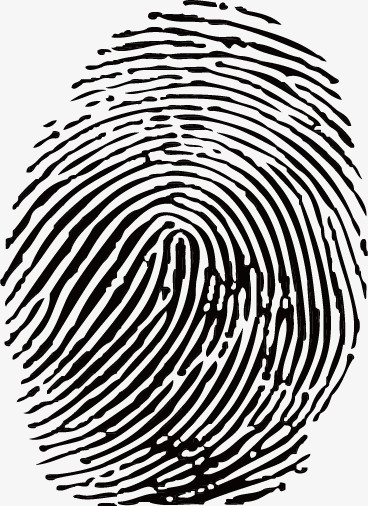
#> input picture experiment_3/fingerprint.jpg, 368 x 506 px
$ python experiment-3.py
#> lines starting #> are read from the running program, lines starting #| are printed output that depends on the picture; after the words box and inside, x2 and y2 are one past the last pixel; in counts of white or black regions, pixels touching at a corner belong together
import numpy as np
import matplotlib.pyplot as plt
import cv2
from numpy.core.fromnumeric import shape
import argparse

def imbin(f,threshold=128):
    """image binarization function
    using the threshold value method

    args:
        f (array): the input gray image
        threshold(int,default=128): the threshold
    returns:
        the binary image
    """

    f = f.astype(np.float32)
    f = np.where(f>threshold,255,0)

    return f

# [209 lines left out: functions imEro, imDil, imOpen, imSkeleton, imskeleton_dis, imHMT and 1 more, not called in this run]


if __name__=="__main__":

    parser = argparse.ArgumentParser()
    parser.add_argument('--model','-mod',default="imEro",help="choose the manipulation, imSkeleton, \
        imskeleton_dis, imClipping")
    orders = parser.parse_args()

    plt.subplot(1,2,1)
    f = cv2.imread("fingerprint.jpg",flags=2)
#> f: shape (506, 368); min 0, max 255, mean 158.7
    #f = cv2.imread("lena_gray_512.tif",flags=2)
    f = np.asarray(f)

    f = imbin(f)
#> in imbin, `f = np.where(f>threshold,255,0)`:
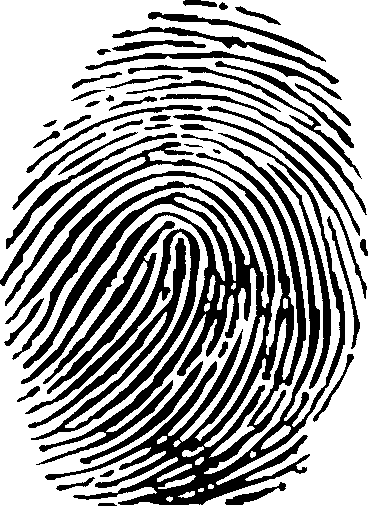
#> f: shape (506, 368) int64; 63.3% white; 49 black regions, largest, box (x1, y1, x2, y2) and area: (0, 133, 345, 505) 38779, (25, 228, 200, 440) 6902, (43, 221, 175, 394) 2974
    plt.imshow(f.astype(np.uint8),cmap='gray')
    #plt.show()

    plt.subplot(1,2,2)
    if str(orders.model)=="imSkeleton":

        # [4 lines of commented-out code are left out]
        f = imSkeleton(f)
        plt.imshow((f).astype(np.uint8),cmap='gray')
        plt.show()

    if str(orders.model)=="imskeleton_dis":

        f = imskeleton_dis(f,a=45,b=60)
        plt.imshow((f).astype(np.uint8),cmap='gray')
        plt.show()

    if str(orders.model)=="imClipping":

        w_all =[np.array([[2,0,0],[1,1,0],[2,0,0]]),np.array([[2,1,2],[0,1,0],[0,0,0]]),\
            np.array([[0,0,2],[0,1,1],[0,0,2]]),np.array([[0,0,0],[0,1,0],[2,1,2]]),\
                np.array([[1,0,0],[0,1,0],[0,0,0]]),np.array([[0,0,1],[0,1,0],[0,0,0]]),\
                    np.array([[0,0,0],[0,1,0],[0,0,1]]),np.array([[0,0,0],[0,1,0],[1,0,0]])]

        f1 = imClipping(f,w_all)
        plt.imshow((f1-f).astype(np.uint8),cmap='gray')
        plt.show()
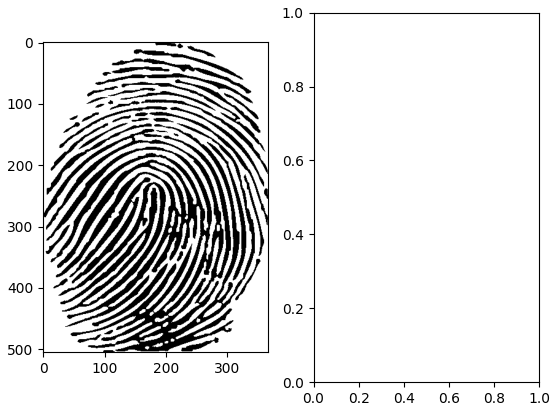
#> figure drawn by matplotlib, 1 panel

$ run again, with experiment_3/clipping.png saved as experiment_3/fingerprint.jpg
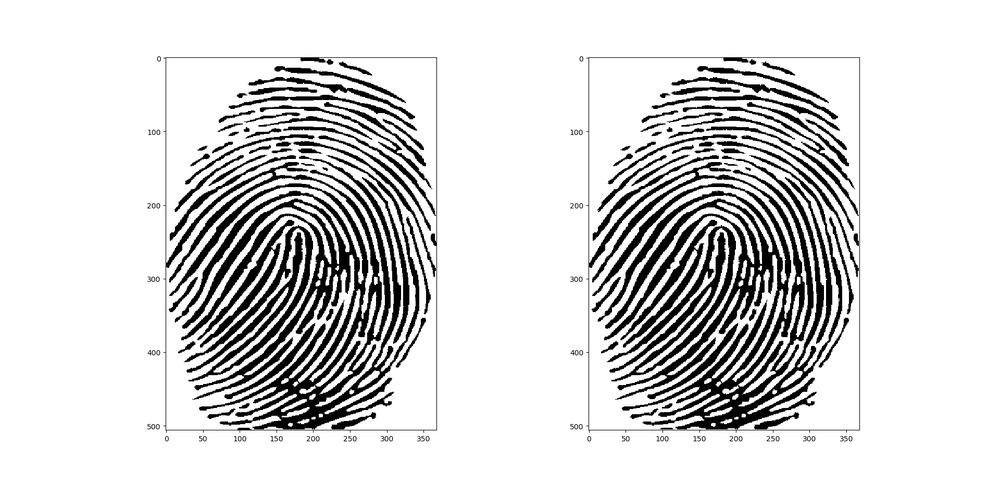
#> input picture experiment_3/clipping.png, 1000 x 483 px, shrunk from 1920 x 927 before the run
#> f is the input picture: shape (483, 1000); min 0, max 255, mean 214.6
#> in imbin, `f = np.where(f>threshold,255,0)`:
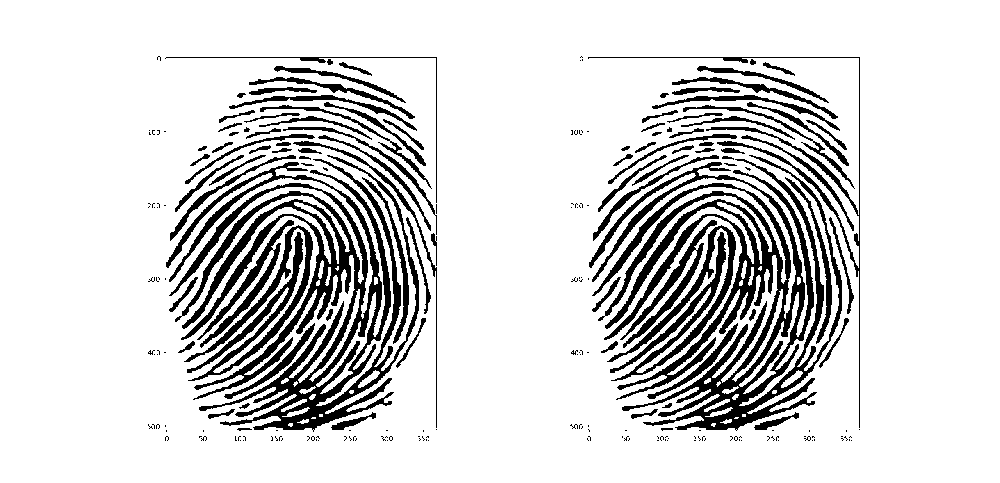
#> f: shape (483, 1000) int64; 84.2% white; 236 black regions (142 under 20 px), largest, box (x1, y1, x2, y2) and area: (166, 155, 419, 432) 21107, (589, 155, 842, 431) 21085, (607, 225, 736, 381) 3768
#> `plt.show()`:
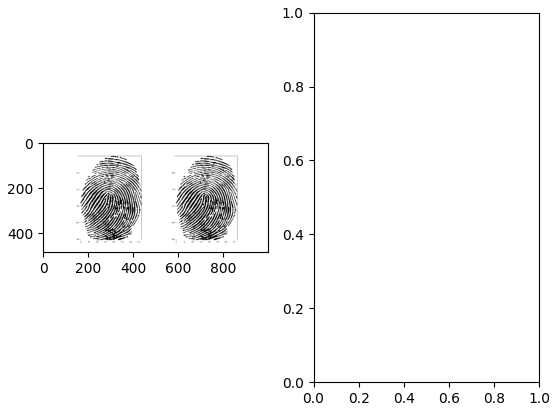
#> figure drawn by matplotlib, 1 panel
